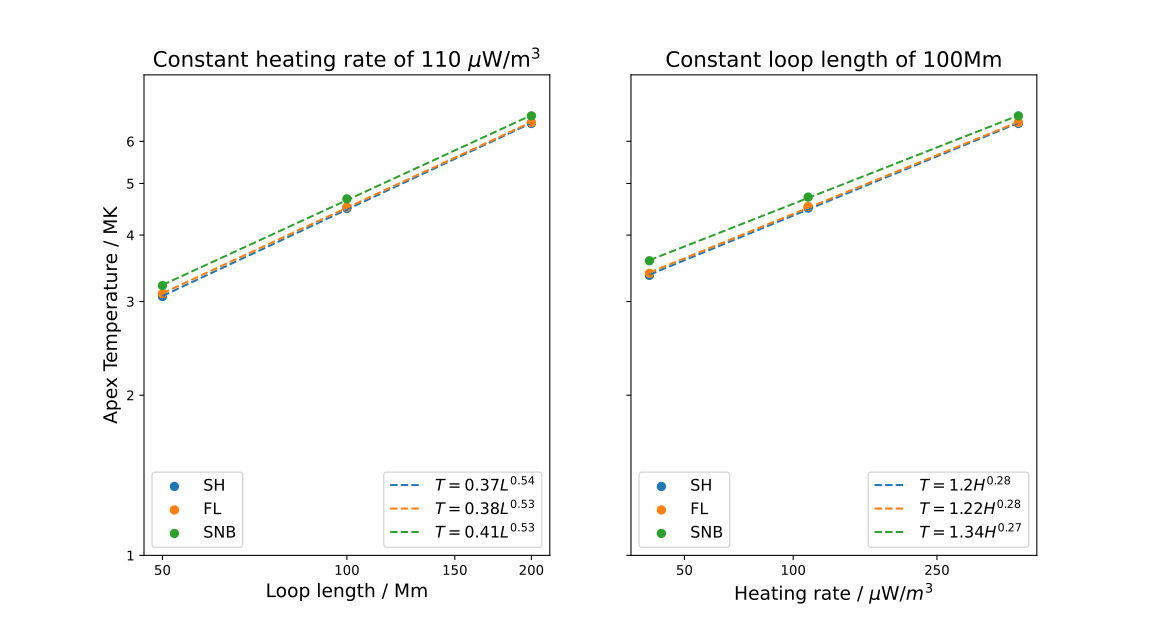

This figure's Python source:
import pandas as pd
import numpy as np
import matplotlib.pyplot as plt
import matplotlib.ticker

mechanism = ["SH", "FL", "SNB"]

L = [50,100,200]
# H = 4
T_sh = [1.398, 2.173, 3.359]
T_lim = [1.405, 2.173, 3.389]
T_snb = [1.469, 2.314, 3.579]


# H = 11
#T_sh = [1.929, 3.007, 4.494]
#T_lim = [1.955, 3.031, 4.526]
#T_snb = [2.043, 3.194, 4.714]

ne_sh = np.array([2.431, 2.723, 3.034])
ne_lim = np.array([2.423, 2.751, 3.068])
ne_snb = np.array([2.292, 2.398, 2.740])

# H = 42
T_sh = [3.066, 4.487, 6.483]
T_lim = [3.104, 4.515, 6.512]
T_snb = [3.214, 4.678, 6.7]

# list of all temps and nes
Tfull_sh = [3.066, 4.487, 1.929, 3.007, 4.494, 1.398, 2.173, 3.359, 0.941, 0.669]
Tfull_lim = [3.104, 4.515, 1.955, 3.031, 4.526, 1.405, 2.191, 3.389, 0.958, 0.683]
Tfull_snb = [3.214, 4.678, 2.043, 3.194, 4.714, 1.469, 2.314, 3.579, 0.982, 0.700]

nefull_sh = np.array([6.007, 6.880, 2.431, 2.723, 3.034, 1.352, 1.335, 1.424, 1, 1])  * 1.e-27 / (1.2 * 1.673e-27) 
nefull_lim = np.array([5.972, 6.947, 2.423, 2.751, 3.068, 1.357, 1.341, 1.444,1, 1])  * 1.e-27 / (1.2 * 1.673e-27) 
nefull_snb = np.array([5.507, 6.297, 2.292, 2.398, 2.740, 1.282, 1.244, 1.214, 1, 1])  * 1.e-27 / (1.2 * 1.673e-27) 


H = [40, 110, 420]

# L = 50
Th_sh = [1.398, 1.929, 3.066]
Th_lim = [1.405, 1.955, 3.104]
Th_snb = [1.469, 2.043, 3.214]


# L = 100
#Th_sh = [2.172, 3.007, 4.487]
#Th_lim = [2.191, 3.031, 4.515]
#Th_snb = [2.314, 3.194, 4.678]

# L = 200
Th_sh = [3.359, 4.494, 6.483]
Th_lim = [3.389, 4.526, 6.512]
Th_snb = [3.579, 4.714, 6.7]

temps = [T_sh, T_lim, T_snb]
tempsh = [Th_sh, Th_lim, Th_snb]

tempfull = [Tfull_sh, Tfull_lim, Tfull_snb]

nes = np.array([ne_sh, ne_lim, ne_snb])  * 1.e-27 / (1.2 * 1.673e-27)

nefull = np.array([nefull_sh, nefull_lim, nefull_snb])

fig, [ax1, ax2] = plt.subplots(1, 2, sharey = True)

ax1.set_ylabel("Apex Temperature / MK", fontsize = 14)
ax1.set_xlabel("Loop length / Mm", fontsize = 14)
ax1.set_title("Constant heating rate of 110 $\mu$W/m$^3$", fontsize = 16)
ax1.set_yscale('log')
ax1.set_xscale('log')

ax1.minorticks_off()
ax1.set_ylim([1,8])
ax1.set_yticks(np.arange(1, 7, 1))
ax1.set_xticks(np.arange(0, 220, 50))
ax1.xaxis.set_major_formatter(matplotlib.ticker.ScalarFormatter())
ax1.yaxis.set_major_formatter(matplotlib.ticker.ScalarFormatter())

ax2.set_xlabel(r"Heating rate / $\mu$W/$m^3$", fontsize = 14)
ax2.set_title("Constant loop length of 100Mm", fontsize = 16)
ax2.set_yscale('log')
ax2.set_xscale('log')

ax2.minorticks_off()
ax2.set_yticks(np.arange(1, 7, 1))
ax2.set_xticks([50, 100, 250, 500])
ax2.xaxis.set_major_formatter(matplotlib.ticker.ScalarFormatter())
ax2.yaxis.set_major_formatter(matplotlib.ticker.ScalarFormatter())

values = []
plots = []
for T in temps:
    coefficients = np.polyfit(np.log10(L), np.log10(T), 1)
    polynomial = np.poly1d(coefficients)
    sh_fit = polynomial(np.log10(L))
    l1 = ax1.scatter(L, T)
    l2 = ax1.plot(L, 10**sh_fit, linestyle = '--')[0]
    values.append([10**coefficients[1], coefficients[0], 3])
    plots.append([l1, l2]) 
    print("L", coefficients[0])

scaling = []
for value in values:
    scaling.append(("$T = {{{}}}L^{{{}}}$").format(round(value[0], 2), round(value[1], 2)))  

legend1 = ax1.legend(handles = [l[0] for l in plots], labels = mechanism, loc = 3, fontsize = 12)
ax1.legend(handles = [l[1] for l in plots], labels = scaling,loc = 4, fontsize = 12)
ax1.add_artist(legend1)

values = []
plots = []
for T in tempsh:
    coefficients = np.polyfit(np.log10(H), np.log10(T), 1)
    polynomial = np.poly1d(coefficients)
    sh_fit = polynomial(np.log10(H))
    l1 = ax2.scatter(H, T)
    l2 = ax2.plot(H, 10**sh_fit, linestyle = '--')[0]
    values.append([10**coefficients[1], coefficients[0]])
    plots.append([l1, l2]) 
    print("H", coefficients[0])

scaling = []
for value in values:
    scaling.append(("$T = {{{}}}H^{{{}}}$").format(round(value[0], 2), round(value[1], 2)))  

legend1 = ax2.legend(handles = [l[0] for l in plots], labels = mechanism, loc = 3, fontsize = 12)
ax2.legend(handles = [l[1] for l in plots], labels = scaling,loc = 4, fontsize = 12)
ax2.add_artist(legend1)

fig.set_size_inches(12,6.5)
plt.savefig("scaling.svg", format = 'svg')
plt.show()

print(nefull[0:2])
points = []
markers = ['x', '^', 's']
for i in range(3):
    points.append(plt.scatter(nefull[i], tempfull[i], marker = markers[i]))  
    if (i != 1):
        coefficients = np.polyfit(nefull[i][0:2], tempfull[i][0:2], 1)
        polynomial = np.poly1d(coefficients)
        sh_fit = polynomial(nefull[i][0:2])
        plt.plot(nefull[i][0:2], sh_fit, linestyle = '-.', color = 'cadetblue')
        
        coefficients = np.polyfit(nefull[i][2:5], tempfull[i][2:5], 2)
        polynomial = np.poly1d(coefficients)
        sh_fit = polynomial(nefull[i][2:5])
        plt.plot(nefull[i][2:5], sh_fit, linestyle = '-.', color = 'cadetblue')
        
        coefficients = np.polyfit(nefull[i][5:8], tempfull[i][5:8], 2)
        polynomial = np.poly1d(coefficients)
        sh_fit = polynomial(nefull[i][5:8])
        plt.plot(nefull[i][5:8], sh_fit, linestyle = '-.', color = 'cadetblue')
    

colours = iter(plt.cm.Dark2(np.linspace(0, 1, len(Tfull_sh))))
circles = []
for j in range(len(Tfull_sh)):
        circle = plt.Circle(((nefull_sh[j] + nefull_snb[j]) / 2, (Tfull_sh[j] + Tfull_snb[j]) / 2),
            0.25, color = 'b', fill = False)
        circles.append(circle)
        #plt.gca().add_patch(circles[j])


labels = [[50,42], [100,42], [50,11], [100,11], [200,11], [50,4], [100,4], [200,4], [50,1], [50,0.3]]
c_label = []
for label in labels:
    c_label.append(("$L = {{{}}}, H = {{{}}}$").format(label[0], label[1]))

legend1 = plt.legend(handles = [p for p in points], labels = mechanism, loc = 4, fontsize = 14)
#plt.legend(handles = [c for c in circles], labels = c_label, loc = 4)
plt.gca().add_artist(legend1)

positions = [[2.65,2.7], [2.6,4.5], [1.35,1.82], [1.45,2.95], [1.67,4.5], [0.45,1.1], [0.18,2.2], [0.365,3.7]]
for label in labels:
    i = labels.index(label)
    #if (i < 7):
        #plt.text(positions[i][0], positions[i][1], ("$L = {{{}}}$Mm, \n$H = {{{}}}\mu$Wm$^{{-3}}$").format(label[0], label[1] * 10), fontsize = 12)
    #else:
        #plt.text(positions[i][0], positions[i][1], ("$L = {{{}}}$Mm, $H = {{{}}}\mu$Wm$^{{-3}}$").format(label[0], label[1] * 10), fontsize = 12)
plt.text(0.3, 2.5, "A", fontsize = 11)
plt.text(1.6, 3, "B", fontsize = 11)
plt.text(2.7, 4.1, "C", fontsize = 11)


#plt.title("Loop apex temperature and number density")
plt.ylabel("Temperature [MK]", fontsize = 14)
plt.xlabel("Electron number density [$10^{9}$$cm^{-3}$]", fontsize = 14)
plt.xticks(fontsize = 12)
plt.yticks(fontsize = 12)
plt.ylim((0.8, 5))
plt.xlim(0, 4)
fig = plt.gcf()
fig.set_size_inches(8, 6)
#plt.savefig("ScalingTn.svg", format = 'svg')
plt.show()



TSH = []
TFL = []
TSNB = []
for i in range(8):
    TSH.append([nefull_sh[i], Tfull_sh[i]])
    TFL.append([nefull_lim[i], Tfull_lim[i]])
    TSNB.append([nefull_snb[i], Tfull_snb[i]])

d = {'SH': TSH, 'FL': TFL, 'SNB': TSNB, 'text': positions} 
df = pd.DataFrame(d)
df.to_csv('locations.csv')

T_rtv = []
for label in labels:
    T_rtv.append(2013 * (label[0] * 10**6)**(4/7) * (label[1]*10**-5)**(2/7))
for i in range(3):
    for j in range(10):
        tempfull[i][j] *= 10**6

for T in tempfull:
    plt.scatter(T_rtv, T, label = mechanism[tempfull.index(T)])

plt.plot([5*10**5,8*10**6],[5*10**5,8*10**6], color = 'k')
plt.plot([5*10**5, 8*10**6], [5*10**5 / (3.5**(2/7)), 8 * 10**6 / (3.5**(2/7))], color = 'k', linestyle = '--')
plt.xscale('log')
plt.yscale('log')
plt.legend()
plt.show()
